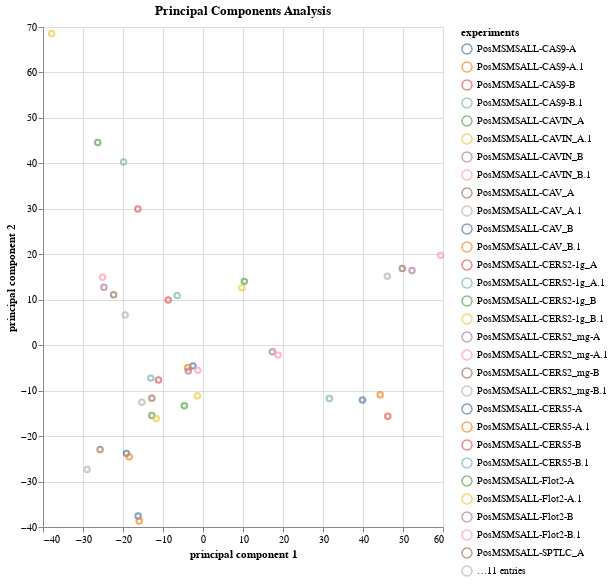

Write notebook code for a chart like this one.
### Code cell
# chart principal components

pca= alt.Chart(df_pca).mark_point().encode(
    x='principal component 1:Q',
    y='principal component 2:Q',
    color='experiments:N'
).properties(
    width=400,
    height=500,
    title='Principal Components Analysis'
)

pca

### Figure 1 — Vega-Lite specification as saved in the notebook (floating-point values rounded to 4 significant figures)
{"config": {"view": {"continuousWidth": 300, "continuousHeight": 300}}, "data": {"name": "data-13ee1fc5b3805636550c79030555e8ed"}, "mark": {"type": "point"}, "encoding": {"color": {"field": "experiments", "type": "nominal"}, "x": {"field": "principal component 1", "type": "quantitative"}, "y": {"field": "principal component 2", "type": "quantitative"}}, "height": 500, "title": "Principal Components Analysis", "width": 400, "$schema": "https://vega.github.io/schema/vega-lite/v5.16.3.json", "datasets": {"data-13ee1fc5b3805636550c79030555e8ed": [{"principal component 1": 39.88, "principal component 2": -12.07, "principal component 3": 44.47, "principal component 4": -13.24, "principal component 5": -9.521, "principal component 6": -1.074, "principal component 7": 8.398, "principal component 8": -0.3515, "principal component 9": 2.751, "principal component 10": 4.659, "experiments": "PosMSMSALL-CAS9-A"}, {"principal component 1": 44.3, "principal component 2": -10.89, "principal component 3": 43.84, "principal component 4": -13.83, "principal component 5": -10.41, "principal component 6": -1.942, "principal component 7": 12.32, "principal component 8": -22.01, "principal component 9": 57.36, "principal component 10": 1.641, "experiments": "PosMSMSALL-CAS9-A.1"}, {"principal component 1": 46.2, "principal component 2": -15.62, "principal component 3": 41.3, "principal component 4": -35.79, "principal component 5": -20.85, "principal component 6": -0.6814, "principal component 7": -1.158, "principal component 8": 3.802, "principal component 9": -43.36, "principal component 10": 2.209, "experiments": "PosMSMSALL-CAS9-B"}, {"principal component 1": 31.6, "principal component 2": -11.75, "principal component 3": 27.88, "principal component 4": -23.62, "principal component 5": -9.097, "principal component 6": -5.395, "principal component 7": 0.08568, "principal component 8": 3.901, "principal component 9": -16.87, "principal component 10": -2.343, "experiments": "PosMSMSALL-CAS9-B.1"}, {"principal component 1": -12.78, "principal component 2": -11.65, "principal component 3": -6.129, "principal component 4": -5.906, "principal component 5": -9.911, "principal component 6": 21.63, "principal component 7": -25.74, "principal component 8": 15.31, "principal component 9": 7.387, "principal component 10": -6.876, "experiments": "PosMSMSALL-CAV_A"}, {"principal component 1": -15.29, "principal component 2": -12.54, "principal component 3": -6.15, "principal component 4": -3.527, "principal component 5": -8.309, "principal component 6": 20.95, "principal component 7": -24.76, "principal component 8": 10.09, "principal component 9": 7.079, "principal component 10": -6.277, "experiments": "PosMSMSALL-CAV_A.1"}, {"principal component 1": -16.21, "principal component 2": -37.56, "principal component 3": 24.65, "principal component 4": 51.96, "principal component 5": 1.728, "principal component 6": 28.45, "principal component 7": 4.837, "principal component 8": -14.0, "principal component 9": -9.229, "principal component 10": 8.422, "experiments": "PosMSMSALL-CAV_B"}, {"principal component 1": -15.95, "principal component 2": -38.7, "principal component 3": 23.6, "principal component 4": 51.16, "principal component 5": -0.8929, "principal component 6": 27.17, "principal component 7": 3.973, "principal component 8": -4.963, "principal component 9": -6.686, "principal component 10": -0.4491, "experiments": "PosMSMSALL-CAV_B.1"}, {"principal component 1": 10.33, "principal component 2": 14.04, "principal component 3": -1.837, "principal component 4": -1.699, "principal component 5": -3.126, "principal component 6": 16.09, "principal component 7": -19.75, "principal component 8": 0.1556, "principal component 9": 4.239, "principal component 10": 1.779, "experiments": "PosMSMSALL-CAVIN_A"}, {"principal component 1": 9.745, "principal component 2": 12.66, "principal component 3": -3.885, "principal component 4": 0.9465, "principal component 5": 0.1646, "principal component 6": 14.48, "principal component 7": -21.66, "principal component 8": 4.147, "principal component 9": 3.666, "principal component 10": 10.42, "experiments": "PosMSMSALL-CAVIN_A.1"}, {"principal component 1": 17.35, "principal component 2": -1.444, "principal component 3": -14.85, "principal component 4": -3.022, "principal component 5": -3.064, "principal component 6": 12.4, "principal component 7": -17.33, "principal component 8": 15.8, "principal component 9": 8.627, "principal component 10": -1.854, "experiments": "PosMSMSALL-CAVIN_B"}, {"principal component 1": 18.77, "principal component 2": -2.158, "principal component 3": -12.85, "principal component 4": -3.539, "principal component 5": -2.602, "principal component 6": 13.92, "principal component 7": -18.01, "principal component 8": 16.26, "principal component 9": 8.461, "principal component 10": -0.5173, "experiments": "PosMSMSALL-CAVIN_B.1"}, {"principal component 1": -24.78, "principal component 2": 12.76, "principal component 3": -6.21, "principal component 4": -1.403, "principal component 5": -16.63, "principal component 6": -8.69, "principal component 7": 3.462, "principal component 8": -10.96, "principal component 9": 3.056, "principal component 10": 18.48, "experiments": "PosMSMSALL-CERS2_mg-A"}, {"principal component 1": -25.11, "principal component 2": 14.95, "principal component 3": -4.146, "principal component 4": -1.555, "principal component 5": -13.0, "principal component 6": -8.949, "principal component 7": 1.563, "principal component 8": -9.523, "principal component 9": -1.196, "principal component 10": 15.01, "experiments": "PosMSMSALL-CERS2_mg-A.1"}, {"principal component 1": -22.35, "principal component 2": 11.11, "principal component 3": -9.427, "principal component 4": -4.127, "principal component 5": -17.64, "principal component 6": -4.345, "principal component 7": 3.772, "principal component 8": -9.804, "principal component 9": -5.723, "principal component 10": 9.511, "experiments": "PosMSMSALL-CERS2_mg-B"}, {"principal component 1": -19.47, "principal component 2": 6.646, "principal component 3": -10.77, "principal component 4": -1.984, "principal component 5": -17.24, "principal component 6": -7.378, "principal component 7": -0.3193, "principal component 8": -8.906, "principal component 9": -2.339, "principal component 10": 12.33, "experiments": "PosMSMSALL-CERS2_mg-B.1"}, {"principal component 1": -11.14, "principal component 2": -7.656, "principal component 3": -17.57, "principal component 4": -2.155, "principal component 5": -7.947, "principal component 6": -11.41, "principal component 7": 0.6645, "principal component 8": -1.311, "principal component 9": 2.085, "principal component 10": -3.926, "experiments": "PosMSMSALL-CERS2-1g_A"}, {"principal component 1": -13.04, "principal component 2": -7.247, "principal component 3": -17.45, "principal component 4": -0.2816, "principal component 5": -5.575, "principal component 6": -12.02, "principal component 7": 4.04, "principal component 8": -2.828, "principal component 9": 0.7274, "principal component 10": -2.468, "experiments": "PosMSMSALL-CERS2-1g_A.1"}, {"principal component 1": -12.8, "principal component 2": -15.47, "principal component 3": -4.834, "principal component 4": 21.44, "principal component 5": -11.06, "principal component 6": -18.59, "principal component 7": 10.74, "principal component 8": 0.9798, "principal component 9": -3.335, "principal component 10": -4.278, "experiments": "PosMSMSALL-CERS2-1g_B"}, {"principal component 1": -11.7, "principal component 2": -16.13, "principal component 3": -0.5969, "principal component 4": 25.27, "principal component 5": -11.51, "principal component 6": -21.77, "principal component 7": 11.85, "principal component 8": 4.987, "principal component 9": -2.018, "principal component 10": -5.077, "experiments": "PosMSMSALL-CERS2-1g_B.1"}, {"principal component 1": -2.515, "principal component 2": -4.552, "principal component 3": -18.56, "principal component 4": -3.351, "principal component 5": -13.39, "principal component 6": -6.38, "principal component 7": -2.767, "principal component 8": -5.622, "principal component 9": -0.1536, "principal component 10": -3.109, "experiments": "PosMSMSALL-CERS5-A"}, {"principal component 1": -3.86, "principal component 2": -4.955, "principal component 3": -19.22, "principal component 4": -4.346, "principal component 5": -14.43, "principal component 6": -6.173, "principal component 7": -1.286, "principal component 8": -5.383, "principal component 9": -0.7559, "principal component 10": -1.978, "experiments": "PosMSMSALL-CERS5-A.1"}, {"principal component 1": -8.693, "principal component 2": 9.921, "principal component 3": -8.878, "principal component 4": 0.7697, "principal component 5": -10.2, "principal component 6": -5.453, "principal component 7": -0.8564, "principal component 8": -9.216, "principal component 9": -3.578, "principal component 10": 4.239, "experiments": "PosMSMSALL-CERS5-B"}, {"principal component 1": -6.45, "principal component 2": 10.93, "principal component 3": -9.661, "principal component 4": -0.0148, "principal component 5": -11.84, "principal component 6": -3.787, "principal component 7": -3.421, "principal component 8": -9.884, "principal component 9": -2.915, "principal component 10": 2.706, "experiments": "PosMSMSALL-CERS5-B.1"}, {"principal component 1": -26.32, "principal component 2": 44.57, "principal component 3": 9.241, "principal component 4": -4.646, "principal component 5": -4.821, "principal component 6": 10.44, "principal component 7": 2.476, "principal component 8": -5.309, "principal component 9": 1.279, "principal component 10": -1.299, "experiments": "PosMSMSALL-Flot2-A"}, {"principal component 1": -37.83, "principal component 2": 68.58, "principal component 3": 22.16, "principal component 4": -9.781, "principal component 5": -6.956, "principal component 6": 36.68, "principal component 7": 41.63, "principal component 8": 17.09, "principal component 9": -1.393, "principal component 10": -20.2, "experiments": "PosMSMSALL-Flot2-A.1"}, {"principal component 1": -3.647, "principal component 2": -5.702, "principal component 3": -16.09, "principal component 4": -6.449, "principal component 5": -11.42, "principal component 6": -8.652, "principal component 7": 1.832, "principal component 8": 0.05907, "principal component 9": 1.75, "principal component 10": -9.731, "experiments": "PosMSMSALL-Flot2-B"}, {"principal component 1": -1.287, "principal component 2": -5.492, "principal component 3": -17.79, "principal component 4": -7.935, "principal component 5": -10.98, "principal component 6": -9.513, "principal component 7": 3.317, "principal component 8": -1.951, "principal component 9": 1.053, "principal component 10": -9.537, "experiments": "PosMSMSALL-Flot2-B.1"}, {"principal component 1": -25.72, "principal component 2": -22.95, "principal component 3": -6.662, "principal component 4": -23.63, "principal component 5": 29.63, "principal component 6": 2.851, "principal component 7": 6.28, "principal component 8": -4.849, "principal component 9": 0.1577, "principal component 10": 2.48, "experiments": "PosMSMSALL-SPTLC_A"}, {"principal component 1": -29.0, "principal component 2": -27.37, "principal component 3": -7.083, "principal component 4": -33.22, "principal component 5": 50.05, "principal component 6": 9.324, "principal component 7": 18.85, "principal component 8": -12.81, "principal component 9": -2.651, "principal component 10": 7.179, "experiments": "PosMSMSALL-SPTLC_A.1"}, {"principal component 1": -19.14, "principal component 2": -23.8, "principal component 3": -6.983, "principal component 4": -25.15, "principal component 5": 18.37, "principal component 6": 2.615, "principal component 7": 1.145, "principal component 8": -0.68, "principal component 9": 0.4855, "principal component 10": -2.631, "experiments": "PosMSMSALL-SPTLC_B"}, {"principal component 1": -18.45, "principal component 2": -24.56, "principal component 3": -7.113, "principal component 4": -26.25, "principal component 5": 19.64, "principal component 6": 6.665, "principal component 7": -3.308, "principal component 8": 2.705, "principal component 9": 0.1655, "principal component 10": -3.671, "experiments": "PosMSMSALL-SPTLC_B.1"}, {"principal component 1": -16.28, "principal component 2": 29.98, "principal component 3": 31.82, "principal component 4": 11.14, "principal component 5": 26.8, "principal component 6": -19.73, "principal component 7": -10.25, "principal component 8": 29.58, "principal component 9": 2.796, "principal component 10": 47.2, "experiments": "PosMSMSALL-UGCG-A"}, {"principal component 1": -19.85, "principal component 2": 40.3, "principal component 3": 43.83, "principal component 4": 13.64, "principal component 5": 32.96, "principal component 6": -25.0, "principal component 7": -39.52, "principal component 8": -28.41, "principal component 9": -7.295, "principal component 10": -31.64, "experiments": "PosMSMSALL-UGCG-A.1"}, {"principal component 1": -4.671, "principal component 2": -13.34, "principal component 3": 7.813, "principal component 4": 13.84, "principal component 5": 7.238, "principal component 6": -22.59, "principal component 7": 9.422, "principal component 8": 27.3, "principal component 9": 5.571, "principal component 10": -17.68, "experiments": "PosMSMSALL-UGCG-B"}, {"principal component 1": -1.374, "principal component 2": -11.14, "principal component 3": 9.044, "principal component 4": 12.06, "principal component 5": 8.693, "principal component 6": -25.13, "principal component 7": 7.787, "principal component 8": 31.69, "principal component 9": 7.394, "principal component 10": -14.45, "experiments": "PosMSMSALL-UGCG-B.1"}, {"principal component 1": 52.25, "principal component 2": 16.42, "principal component 3": -26.83, "principal component 4": 12.38, "principal component 5": 12.91, "principal component 6": 3.327, "principal component 7": 4.078, "principal component 8": -4.387, "principal component 9": -4.224, "principal component 10": 2.055, "experiments": "PosMSMSALL-WT_A"}, {"principal component 1": 59.39, "principal component 2": 19.77, "principal component 3": -27.15, "principal component 4": 12.21, "principal component 5": 14.17, "principal component 6": 8.989, "principal component 7": 3.047, "principal component 8": -6.037, "principal component 9": -7.936, "principal component 10": -3.034, "experiments": "PosMSMSALL-WT_A.1"}, {"principal component 1": 49.82, "principal component 2": 16.89, "principal component 3": -21.41, "principal component 4": 17.27, "principal component 5": 21.24, "principal component 6": -0.3448, "principal component 7": 14.22, "principal component 8": -3.798, "principal component 9": -2.367, "principal component 10": 2.897, "experiments": "PosMSMSALL-WT_B"}, {"principal component 1": 46.08, "principal component 2": 15.18, "principal component 3": -19.51, "principal component 4": 16.37, "principal component 5": 18.83, "principal component 6": -0.9569, "principal component 7": 10.35, "principal component 8": -0.8463, "principal component 9": -2.065, "principal component 10": -0.1852, "experiments": "PosMSMSALL-WT_B.1"}]}}
